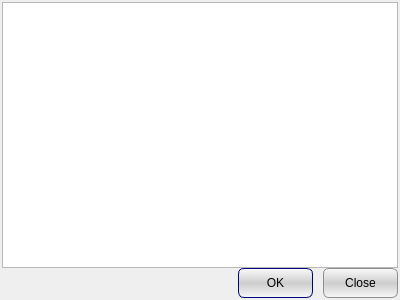
<?xml version="1.0" encoding="UTF-8"?>
<ui version="4.0">
 <class>DlgChoiseTest</class>
 <widget class="QDialog" name="DlgChoiseTest">
  <property name="geometry">
   <rect>
    <x>0</x>
    <y>0</y>
    <width>400</width>
    <height>300</height>
   </rect>
  </property>
  <property name="windowTitle">
   <string>Dialog</string>
  </property>
  <layout class="QVBoxLayout" name="verticalLayout">
   <property name="spacing">
    <number>0</number>
   </property>
   <property name="leftMargin">
    <number>2</number>
   </property>
   <property name="topMargin">
    <number>2</number>
   </property>
   <property name="rightMargin">
    <number>2</number>
   </property>
   <property name="bottomMargin">
    <number>2</number>
   </property>
   <item>
    <widget class="QListWidget" name="listWidget">
     <property name="styleSheet">
      <string notr="true">font: 12pt &quot;Consolas&quot;;</string>
     </property>
    </widget>
   </item>
   <item>
    <layout class="QHBoxLayout" name="horizontalLayout">
     <property name="spacing">
      <number>10</number>
     </property>
     <item>
      <spacer name="horizontalSpacer">
       <property name="orientation">
        <enum>Qt::Horizontal</enum>
       </property>
       <property name="sizeHint" stdset="0">
        <size>
         <width>40</width>
         <height>20</height>
        </size>
       </property>
      </spacer>
     </item>
     <item>
      <widget class="QPushButton" name="pushButton">
       <property name="minimumSize">
        <size>
         <width>75</width>
         <height>30</height>
        </size>
       </property>
       <property name="maximumSize">
        <size>
         <width>75</width>
         <height>30</height>
        </size>
       </property>
       <property name="styleSheet">
        <string notr="true">QPushButton {
    border: 1px solid #8f8f91;
    border-radius: 6px;
	
	font: 75 10pt &quot;Consolas&quot;;
	background-color: qlineargradient(spread:reflect, x1:0, y1:0.510955, x2:0, y2:0, stop:0 rgba(205, 205, 205, 255), stop:1 rgba(250, 250, 250, 255));
}

QPushButton:pressed {
    background-color: qlineargradient(x1: 0, y1: 0, x2: 0, y2: 1,
                                      stop: 0 #dadbde, stop: 1 #f6f7fa);
}

QPushButton:flat {
    border: none; /* no border for a flat push button */
}

QPushButton:default {
    border-color: navy; /* make the default button prominent */
}</string>
       </property>
       <property name="text">
        <string>OK</string>
       </property>
      </widget>
     </item>
     <item>
      <widget class="QPushButton" name="pushButton_2">
       <property name="minimumSize">
        <size>
         <width>75</width>
         <height>30</height>
        </size>
       </property>
       <property name="maximumSize">
        <size>
         <width>75</width>
         <height>30</height>
        </size>
       </property>
       <property name="styleSheet">
        <string notr="true">QPushButton {
    border: 1px solid #8f8f91;
    border-radius: 6px;
	
	font: 75 10pt &quot;Consolas&quot;;
	background-color: qlineargradient(spread:reflect, x1:0, y1:0.510955, x2:0, y2:0, stop:0 rgba(205, 205, 205, 255), stop:1 rgba(250, 250, 250, 255));
}

QPushButton:pressed {
    background-color: qlineargradient(x1: 0, y1: 0, x2: 0, y2: 1,
                                      stop: 0 #dadbde, stop: 1 #f6f7fa);
}

QPushButton:flat {
    border: none; /* no border for a flat push button */
}

QPushButton:default {
    border-color: navy; /* make the default button prominent */
}</string>
       </property>
       <property name="text">
        <string>Close</string>
       </property>
      </widget>
     </item>
    </layout>
   </item>
  </layout>
 </widget>
 <resources/>
 <connections/>
</ui>
